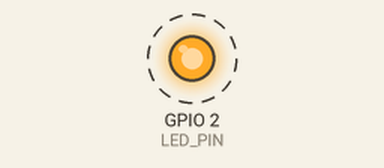
A sketch run on a simulated ESP32. Parts: output pins drawn as LEDs (lit = HIGH). Dashed ring = blinking. What the sketch prints to the serial monitor is not drawn.

Above: at 0.5 s.
Timing chart, 0 to 4.6 s (numbered marks = the images above):
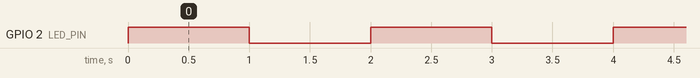

Measured:
- by itself, GPIO 2 (LED_PIN): alternates HIGH for 1.0 s and LOW for 1.0 s

The sketch:

freeRTOS_ledBlink.ino
```cpp
#define LED_PIN 2

TaskHandle_t ledTaskHandle = NULL;

void ledTask(void *pvParameters){
  int core = xPortGetCoreID();
  for(;;){
    digitalWrite(LED_PIN, HIGH);
    Serial.printf("LED ON running on core %d\n", core);
    vTaskDelay(1000/portTICK_PERIOD_MS);

    digitalWrite(LED_PIN, LOW);
    Serial.printf("LED OFF running on core %d\n", core);
    vTaskDelay(1000/portTICK_PERIOD_MS);
  }
}

void setup() {
  Serial.begin(115200);
  pinMode(LED_PIN, OUTPUT);
  digitalWrite(LED_PIN, LOW);

  xTaskCreatePinnedToCore(ledTask,"LED TASK", 2048, NULL, 1, &ledTaskHandle, 1);
}

void loop() {}
```
